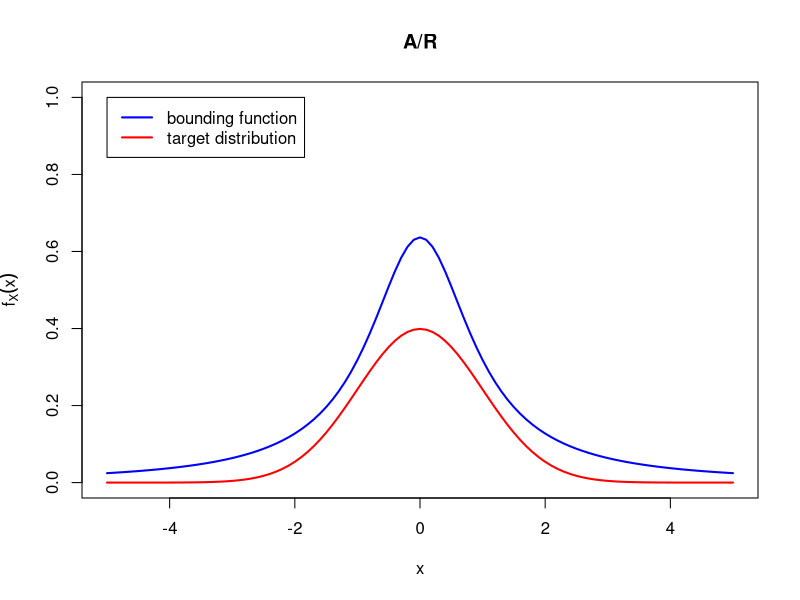
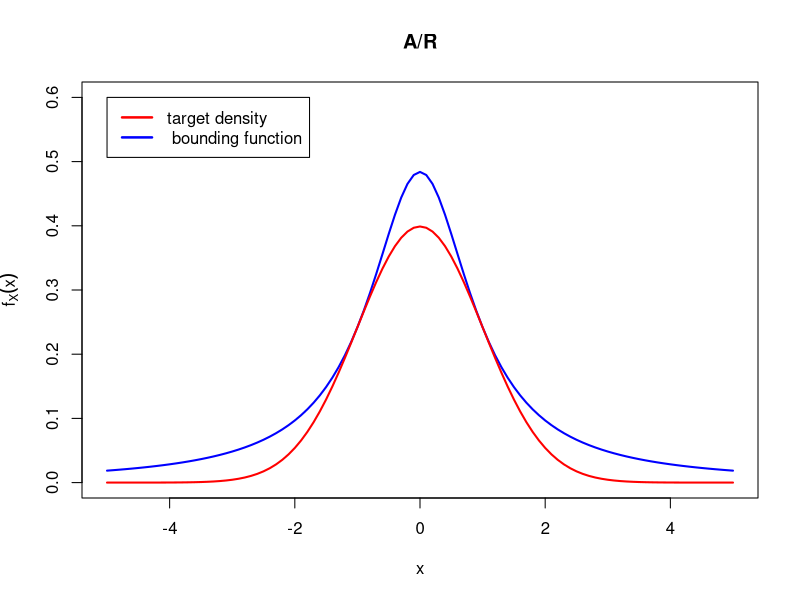
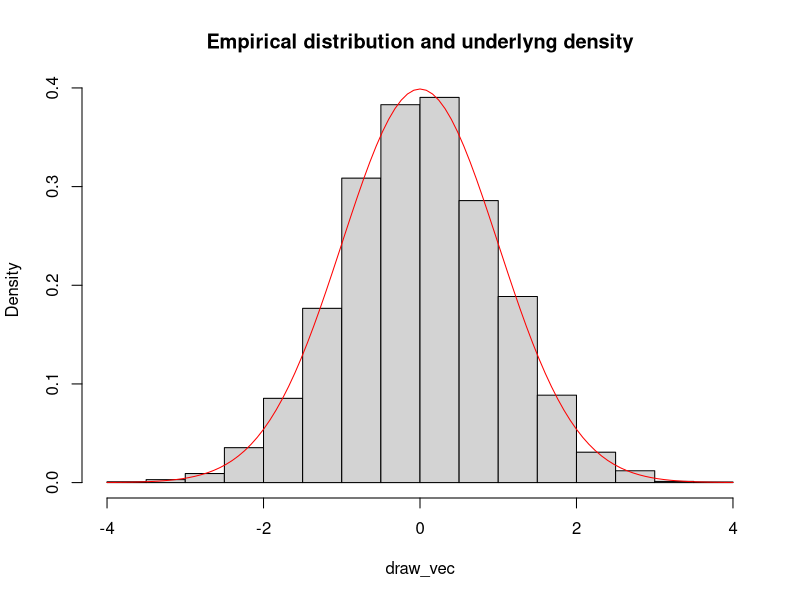
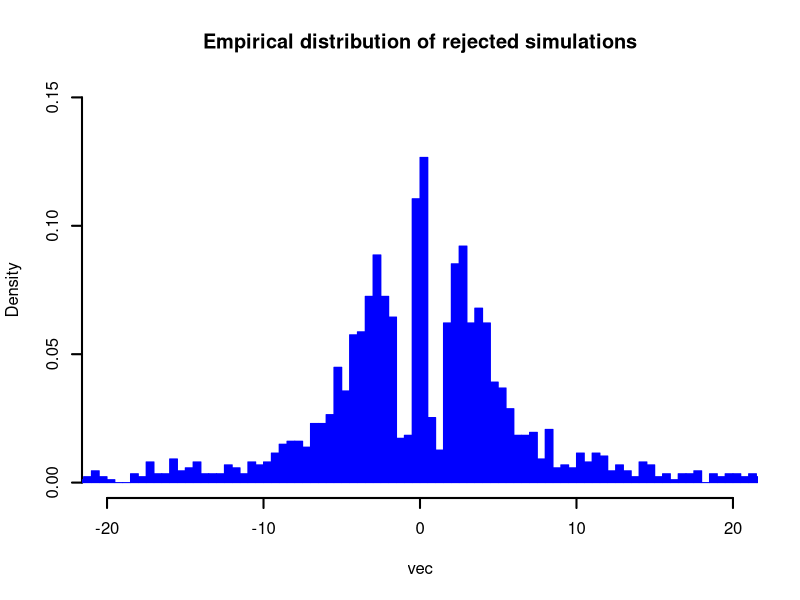
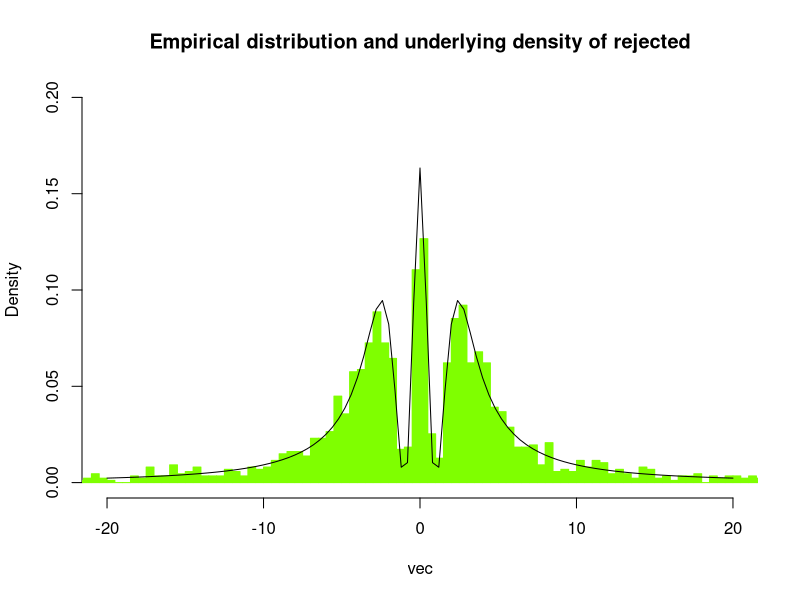
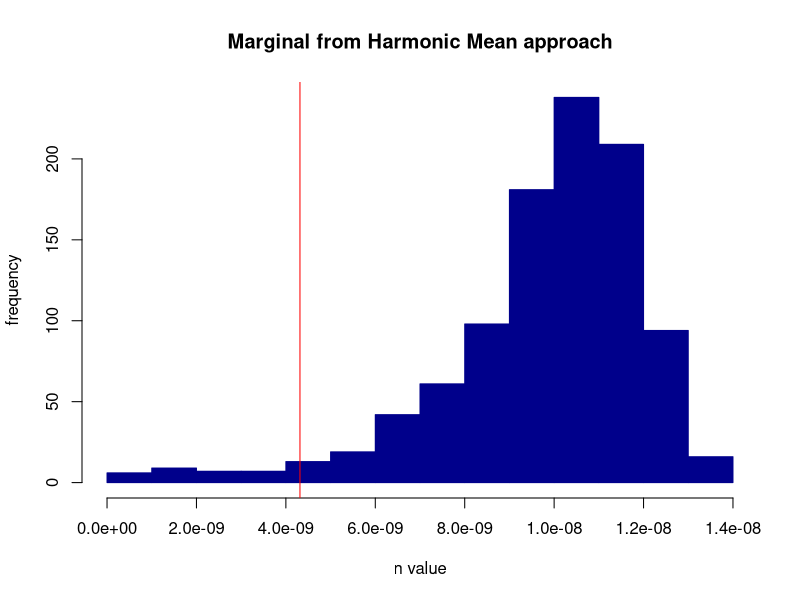
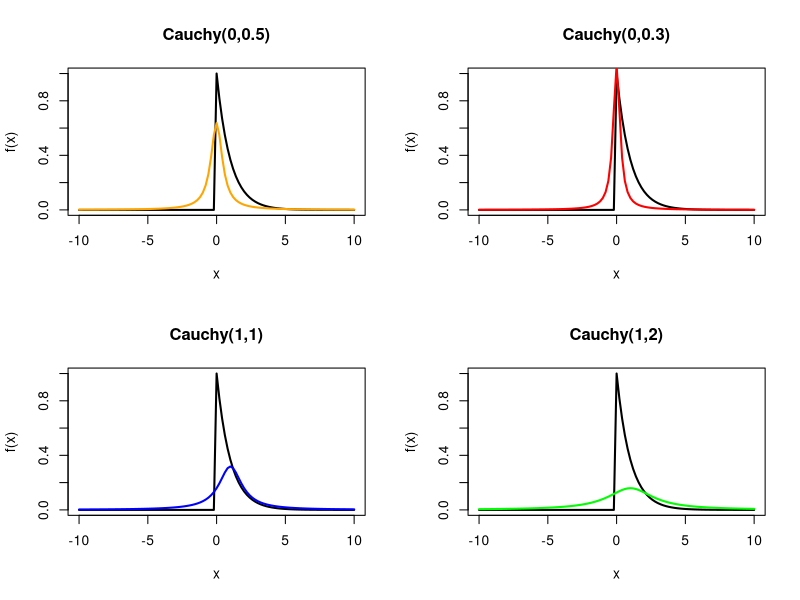

Recreate these plots in R, in order.
## ---- chunk 1
knitr::opts_chunk$set(echo = TRUE)
library(knitr)
opts_chunk$set(tidy.opts=list(width.cutoff=60),tidy=TRUE)
## ---- chunk 2

set.seed(123)

k=2  

#Let's set k=2 to see how dcauchy*k behaves


curve(dnorm(x),col="red",lwd=2,xlim=c(-5,5), ylim = c(0,1),ylab=expression(f[X](x)))
curve(k*dcauchy(x,0,1),col="blue",lwd=2,add=TRUE, ylim = c(0,0.7))
legend(x=-5, y=1,legend=c( "bounding function","target distribution"), col = c("blue", "red"), lwd = 2)
title(main="A/R")

## ---- chunk 3

x_grid=seq(0,1,length=100000)

ef=function(x){
  dnorm(x)/dcauchy(x,0,1)  
}

k_star <- max(ef(x_grid))
k=k_star 


# value of the maximum of the ratio between the standard normal and the standard cauchy
k 

curve(k*dcauchy(x,0,1),xlab="x",ylab=expression(f[X](x)),lwd=2, xlim = c(-5,5), ylim=c(0, 0.6), col = "blue")
curve(dnorm(x),add=TRUE,col="red",lwd=2)
legend(x=-5, y= 0.6,lty=1,lwd=2.4,col=c("red","blue"),inset=c(-0.1,0),legend=c("target density  "," bounding function"))
title(main="A/R")

## ---- chunk 4
q=function(x){
  dcauchy(x)
}

draw_from_q=function(n){
  rcauchy(n)
}

f=function(x){
  dnorm(x)
}

AR=function(dtarget,dauxiliary,rauxiliary,k){
  
  count=0
  E=0
  
  while(E==0){
    candidate = rauxiliary(1)
    acc_prob=dtarget(candidate)/(k*dauxiliary(candidate))
    E = sample(c(1,0),prob=c(acc_prob, 1-acc_prob),size=1)
    count=count+1
  }
  
  return(list(draw=candidate,computational_effort=count))
  
}

AR(dtarget=q,dauxiliary=q,rauxiliary=draw_from_q,k)

mcsize=10000
draw_vec=rep(NA,mcsize)
effort_vec=rep(NA,mcsize)

for(i in 1:mcsize){
  
  DD=AR(dtarget=f,dauxiliary=q,rauxiliary=draw_from_q,k=k_star)
  draw_vec[i] = DD$draw
  effort_vec[i] = DD$computational_effort
  
}

hist(draw_vec,freq=FALSE, main ="Empirical distribution and underlyng density")
curve(f(x),add=TRUE, col="red", lwd = 1)
## ---- chunk 5
acc_prob_emp <- mcsize/sum(effort_vec)
acc_prob_emp
## ---- chunk 6
acc_prob_theo<- 1/k
acc_prob_theo
## ---- chunk 7
count=0
E=0
reject <- NULL

AR_new =function(dtarget,dauxiliary,rauxiliary,k){
  while(E==0){
    candidate = rauxiliary(1)
    acc_prob=dtarget(candidate)/(k*dauxiliary(candidate))
    E = sample(c(1,0),prob=c(acc_prob, 1-acc_prob),size=1)
    if (E == 0) {
      reject[count] <- candidate 
    }
    count=count+1
  }
  
  return(list(draw=candidate,computational_effort=count, rej= reject))
  
}


AR_new(dtarget=q,dauxiliary=q,rauxiliary=draw_from_q,k)

mcsize=10000
draw_vec=rep(NA,mcsize)
effort_vec=rep(NA,mcsize)
vec = c()

for(i in 1:mcsize){
  
  DD=AR_new(dtarget=f,dauxiliary=q,rauxiliary=draw_from_q,k=k_star)
  draw_vec[i] = DD$draw
  effort_vec[i] = DD$computational_effort
  vec <- c(vec, DD$rej)
  
}

hist(vec, breaks=10000, xlim = c(-20,20), ylim=c(0,0.15), freq=FALSE, lwd=2, col = "blue1", border="blue1", main = "Empirical distribution of rejected simulations")
## ---- chunk 8
hist(vec, breaks = 10000, freq = FALSE, xlim=c(-20,20), ylim=c(0,0.20), col="chartreuse", border="chartreuse", main = "Empirical distribution and underlying density of rejected")
rejected_distr <- function(x) (dcauchy(x)*(1-(dnorm(x))/(k*dcauchy(x)))/(1-1/k))
curve(rejected_distr(x), add=TRUE, lwd=1, col="black")
## ---- chunk 9
set.seed(123)

comp_marginal <- function(y_obs) {
  (gamma(1+sum(y_obs))/(prod(factorial(y_obs))))*(1/(1+length(y_obs)))^(1+sum(y_obs))
}

y_obs <- rpois(10,2)
marg <- comp_marginal(y_obs)
marg

## ---- chunk 10
h_m_function <- function(x) {
  1/((1/length(x))*sum(1/x))
}


n1 = 10000
n2 = 1000
list_outcome = rep(NA, n2)

for(i in 1:n2){
  theta_post = rgamma(n1, 1+ sum(y_obs), 1 + length(y_obs))
  outcome = rep(NA, n1)
  pos = 0
  
  for (j in theta_post){
    pos = pos+1
    Likelihood_ = prod(dpois(y_obs, j))
    outcome[pos]=Likelihood_
}
  
  list_outcome[i] = h_m_function(outcome)
}


hist(list_outcome, main = 'Marginal from Harmonic Mean approach', ylab='frequency', xlab="n value", col = "darkblue", border="darkblue")
abline(v= marg, col="red")


bias = mean(list_outcome)-marg
bias
variance = var(list_outcome)
variance
MSE = variance + bias^2
MSE
## ---- chunk 11
par(mfrow=c(2,2))

curve(dgamma(x, 1, 1), xlim = c(-10, 10), lwd = 2, ylab = "f(x)",main = "Cauchy(0,0.5)")
curve(dcauchy(x, 0, .5), col = "orange",lwd = 2, xlim = c(-10, 10), add=T)

curve(dgamma(x, 1, 1), xlim = c(-10, 10), lwd = 2, ylab = "f(x)",main = "Cauchy(0,0.3)")
curve(dcauchy(x, 0, .30), col = "red", lwd = 2, add = T, xlim = c(-10, 10))

curve(dgamma(x, 1, 1), xlim = c(-10, 10), lwd = 2, ylab = "f(x)",main = "Cauchy(1,1)")
curve(dcauchy(x, 1, 1), col = "blue", lwd = 2, add = T, xlim = c(-10, 10))

curve(dgamma(x, 1, 1), xlim = c(-10, 10), lwd = 2, ylab = "f(x)",main = "Cauchy(1,2)")
curve(dcauchy(x, 1, 2), col = "green",lwd = 2,  add = T, xlim = c(-10, 10))
## ---- chunk 12
a=0
b=0.30

L1 <- function(y_obs,theta){    #Likelihood
  prod(dpois(y_obs,theta))
}

IS <- function(a,b,y_obs){
  h_r_list <- c()
  theta_simul <- abs(rcauchy(1000,a,b))
  for (i in theta_simul) { 
  h_r <- L1(y_obs,i)*dgamma(i,1,1)/dcauchy(i,a,b)   
  h_r_list <- c(h_r_list,h_r)}
  I_hat <- cumsum(h_r_list)/(1:length(h_r_list))
}

mc_size = 1000

I_hat_lis<-c()

for (i in 1:mc_size) {
  I_hat <- IS(a,b,y_obs)
  I_hat_lis <-c(I_hat_lis, I_hat)
} 

bias2 <- mean(I_hat_lis)-marg
bias2

variance2<-var(I_hat_lis)
variance2

MSE2 = variance2 + bias2^2
MSE2

bias/bias2
MSE/MSE2
